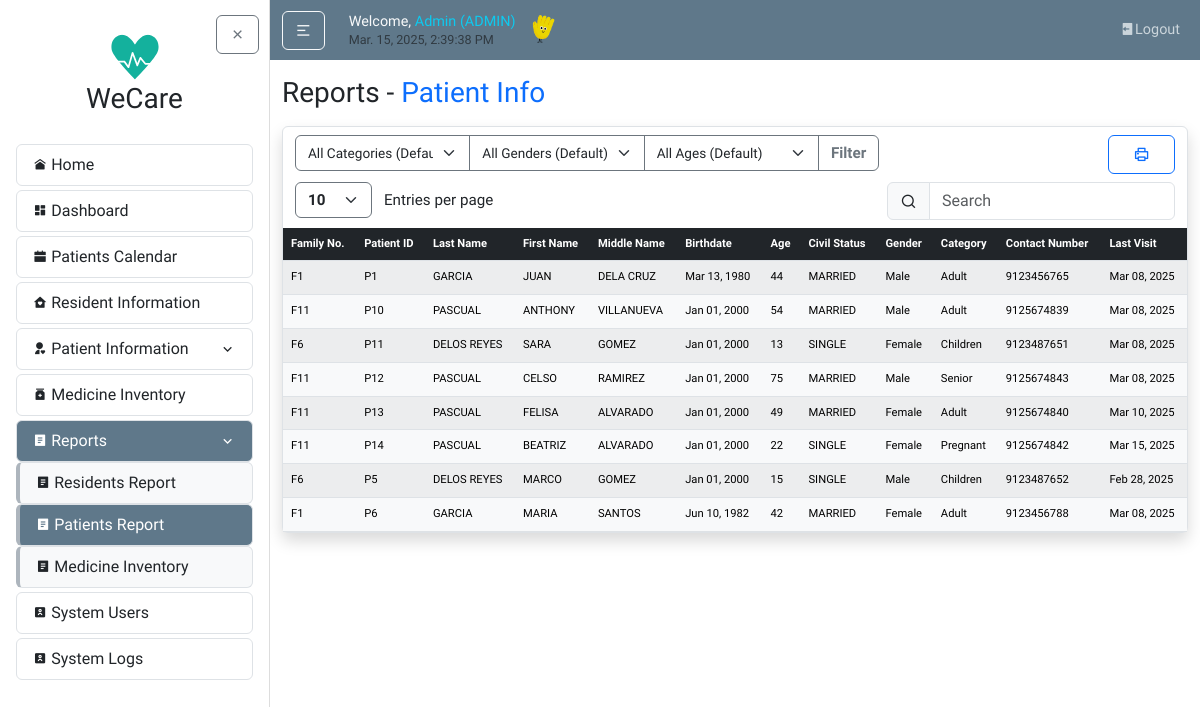
The app's page /reports/patientInfo/ (signed in), older data.
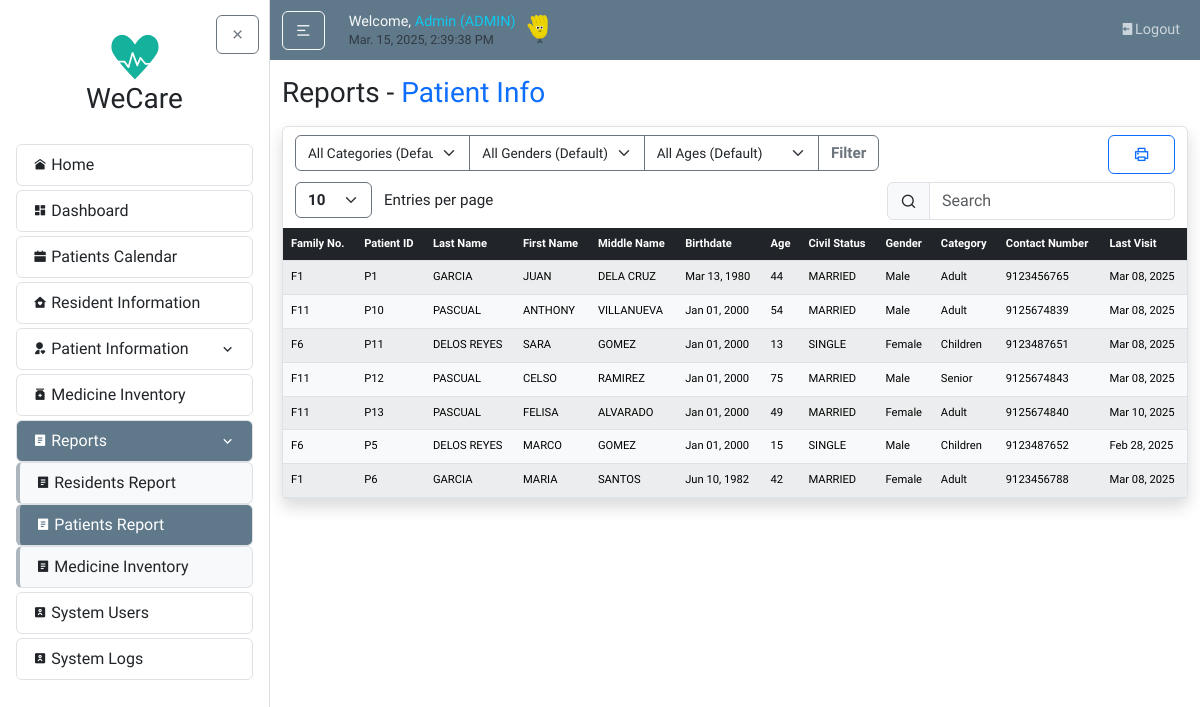
The same page, newer data.
### patientInfo/models.py (models this page shows, shortened)
class Patient(models.Model):
    patientID = models.CharField(max_length=10, unique=True, editable=False, default="P0")
    resident = models.OneToOneField(Resident, on_delete=models.CASCADE)
    @property
    def last_visit_date(self):
        latest_record = self.medical_records.order_by('-last_visited').first()
        return latest_record.last_visited if latest_record else None

class MedicalRecord(models.Model):
    patient = models.ForeignKey(Patient, on_delete=models.CASCADE, related_name="medical_records")
    concern = models.CharField(max_length=255)
    description = models.TextField(null=True, blank=True)
    last_visited = models.DateField()

### residentInfo/models.py (models this page shows, shortened)
class Resident(models.Model):
    id = models.CharField(max_length=10, primary_key=True, editable=False)
    family = models.ForeignKey(Family, on_delete=models.CASCADE, related_name='residents', null=True)
    last_name = models.CharField(max_length=100, default="--")
    first_name = models.CharField(max_length=100, default="--")
    middle_name = models.CharField(max_length=100, blank=True, null=True, default="--")
    relationship_to_head = models.CharField(max_length=50, default="--")
    birthdate = models.DateField(default=datetime.date(2000, 1, 1))
    age = models.PositiveIntegerField(default=0)
    civil_status = models.CharField(max_length=50, default="--")
    gender = models.CharField(max_length=20, choices=GENDER_CHOICES, default="Male")
    category = models.CharField(max_length=20, choices=CATEGORY_CHOICES, default='N/A')
    present_address = models.CharField(max_length=255, default="--")
    contact_number = models.CharField(max_length=20, default="--")
    date_updated = models.DateTimeField(auto_now=True)

class Family(models.Model):
    family_no = models.CharField(max_length=10, primary_key=True, editable=False)
    date_updated = models.DateTimeField(auto_now=True)

### users/decorators.py (the view)
        def wrapper(request, *args, **kwargs):
            try:
                profile = request.user.userprofile
                if profile.userrole == 'ADMIN' or profile.userrole in allowed_roles:
                    return view_func(request, *args, **kwargs)
                else:
                    messages.warning(
                        request,
                        f"You don't have permission to access the {module_name} module."
                    )
                    return redirect('home')
            except UserProfile.DoesNotExist:
                messages.warning(
                    request,
                    f"Complete your profile to access the {module_name} module."
                )
                return redirect('home')

### reports/views.py (called while the page is built, shortened)
@login_required
@role_required(['ADMIN', 'BHW', 'DOCTOR'], 'Medicine Record')
def patientInfoReport(request):
    category = request.GET.get('category', '')
    gender = request.GET.get('gender', '')
    street = request.GET.get('street', '')
    age_group = request.GET.get('age', '')
    patients = Patient.objects.select_related('resident').all()
    if category:
        patients = patients.filter(resident__category=category)
    if gender:
        patients = patients.filter(resident__gender=gender)
    if street:
        patients = patients.filter(resident__present_address__icontains=street)
    patients = patients.order_by('patientID')
    return render(request, 'reports/patientInfoReport.html', {'patients': patients})

### reports/templates/reports/patientInfoReport.html (shortened to what the changed rows need)
{% extends "home/layout.html" %}
{% load static %}
{% block body %}
<article class="content-section border rounded p-0 shadow">
    <div class="table-responsive mt-2">
        <table id="dataTable" class="table table-light table-hover table-striped text-center m-0 projectTables">
        <thead class="table-dark">
          <tr>
            <th class="text-start">Family No.</th>
            <th class="text-start">Patient ID</th>
            <th class="text-start">Last Name</th>
            <th class="text-start">First Name</th>
            <th class="text-start">Middle Name</th>
            <th class="text-start">Birthdate</th>
            <th class="text-start">Age</th>
            <th class="text-start">Civil Status</th>
            <th class="text-start">Gender</th>
            <th class="text-start">Category</th>
            <th class="text-start">Contact Number</th>
            <th class="text-start">Last Visit</th>
          </tr>
        </thead>
        <tbody>
            {% for patient in patients %}
            <tr>
                <td class="text-start">{{ patient.resident.family.family_no }}</td>
                <td class="text-start">{{ patient.patientID }}</td>
                <td class="text-start">{{ patient.resident.last_name }}</td>
                <td class="text-start">{{ patient.resident.first_name }}</td>
                <td class="text-start">{{ patient.resident.middle_name }}</td>
                <td class="text-start">{{ patient.resident.birthdate|date:"M d, Y" }}</td>
                <td class="text-start">{{ patient.resident.age }}</td>
                <td class="text-start">{{ patient.resident.civil_status }}</td>
                <td class="text-start">{{ patient.resident.gender }}</td>
                <td class="text-start">{{ patient.resident.category }}</td>
                <td class="text-start">{{ patient.resident.contact_number }}</td>
                <td class="text-start">
                  {% if patient.last_visit_date %}
                    {{ patient.last_visit_date|date:"M d, Y" }}
                  {% else %}
                    --
                  {% endif %}
                </td>
            </tr>
            {% endfor %}
        </tbody>
        </table>
    </div>
</article>
{% endblock body %}

Row changes from the older to the newer data that the page shows:
removed Patient: resident.family.family_no "F11", patientID "P14", resident.last_name "PASCUAL", resident.first_name "BEATRIZ", resident.middle_name "ALVARADO", resident.birthdate "Jan 01, 2000", resident.age "22", resident.civil_status "SINGLE", resident.gender "Female", resident.category "Pregnant", resident.contact_number "9125674842", last_visit_date "Mar 15, 2025"
